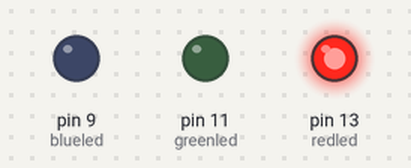
A sketch run on a simulated Arduino Uno, built with avr-gcc and run on an emulated ATmega328P. Shown: output pins drawn as LEDs (lit = HIGH).

Above: at 0.1 s.
At 13.1 s:
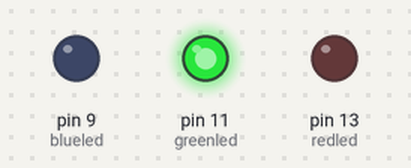
At 25.1 s:
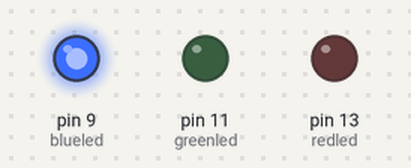
At 39.1 s:
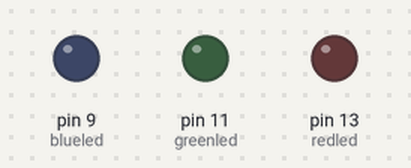
Timing chart, 0 to 40.0 s (numbered marks = the images above):
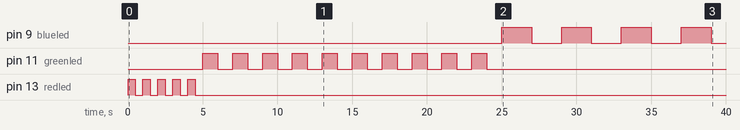

Measured:
- by itself, pin 9 (blueled): LOW → HIGH at 25.0 s, → LOW 2.0 s later, → HIGH 2.0 s later, → LOW 2.0 s later, … (8 changes in this stretch)
- by itself, pin 11 (greenled): LOW → HIGH at 5.0 s, → LOW 1.0 s later, → HIGH 1.0 s later, → LOW 1.0 s later, … (20 changes in this stretch)
- by itself, pin 13 (redled): alternates HIGH for 0.50 s and LOW for 0.50 s, 10 changes in all, then stays LOW

The sketch:

pmcw_t4.ino
```cpp
// C++ code
//
int redled=13;
  int greenled=11;
  int blueled =9;
  int fast=500;
  int slow=1000;
  int vslow=2000;
void setup()
{
  pinMode(redled, OUTPUT);
  pinMode(greenled, OUTPUT);
  pinMode(blueled, OUTPUT);
}

void loop()
{
  for(int i=0; i<5; i++)
  {
    digitalWrite(redled, HIGH);
  delay(fast);
  digitalWrite(redled, LOW);
   delay(fast);
  }
   for(int i=0; i<10; i++)
  {
    digitalWrite(greenled, HIGH);
  delay(slow);
  digitalWrite(greenled, LOW);
   delay(slow);
  }
  for(int i=0; i<15; i++)
  {
    digitalWrite(blueled, HIGH);
  delay(vslow);
  digitalWrite(blueled, LOW);
   delay(vslow);
  }
}
```
